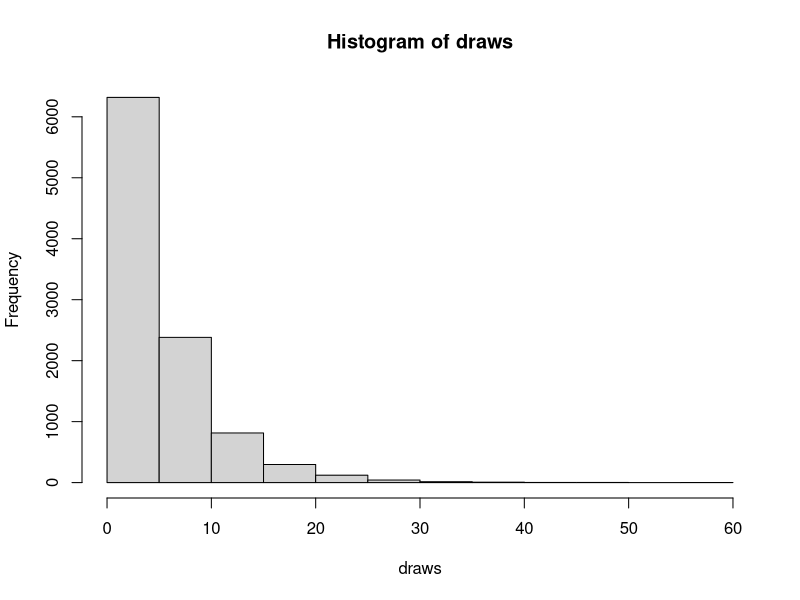
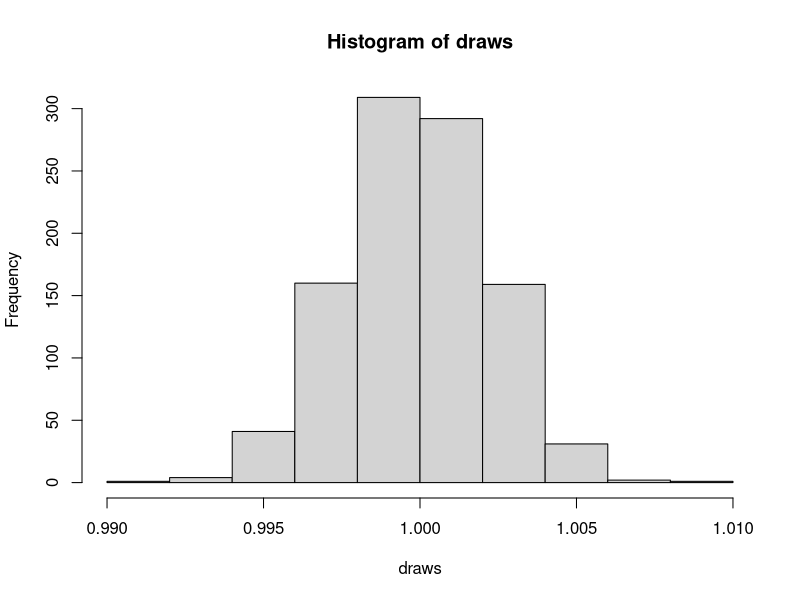

R code for these plots, in order:
## ---- chunk 1
library(ggplot2)
draws <- rexp(10000, .2)
hist(draws)
## ---- chunk 2
library(ggplot2)
alpha_morpho <- runif(1, 0, 1E6 )

draws <- rgamma(1000, shape = alpha_morpho, rate = alpha_morpho)
hist(draws)
